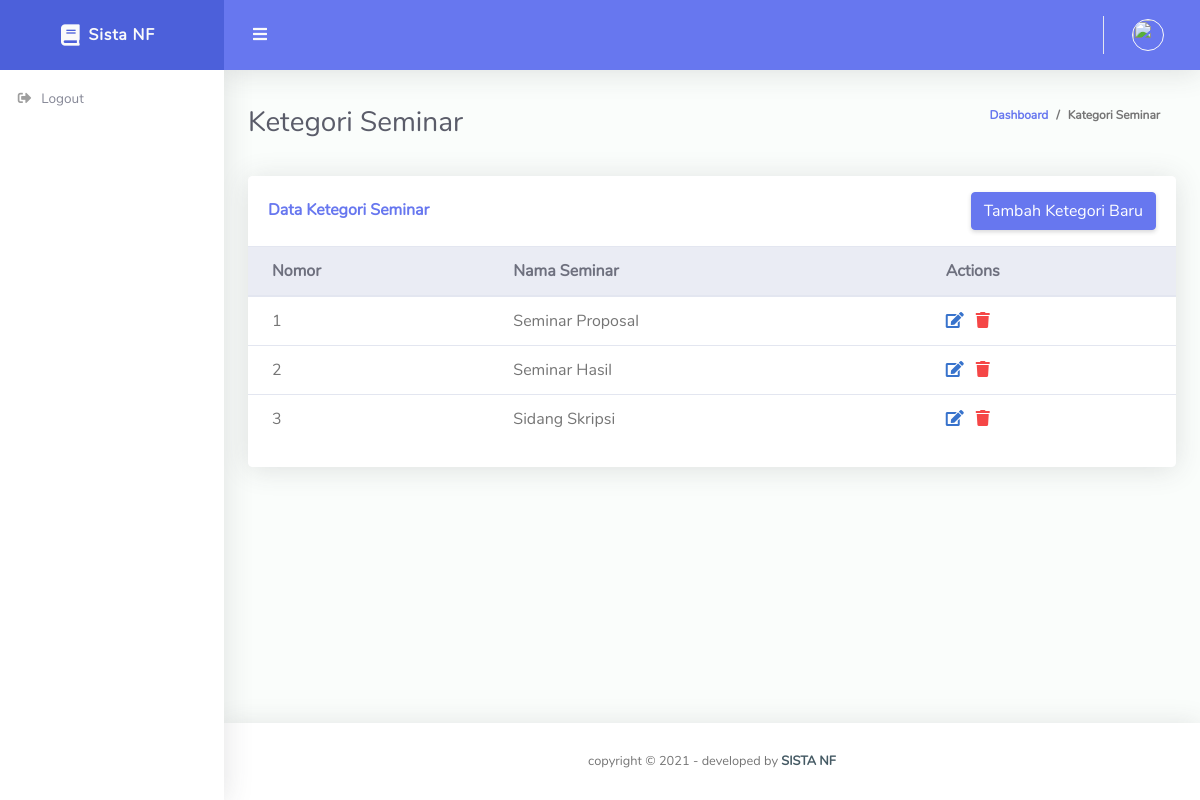
Page /index.php/kategori_seminar on the committed database.
### tables this page shows
CREATE TABLE `kategori_seminar` (
  `id` int(11) NOT NULL,
  `nama` varchar(45) DEFAULT NULL
);

### application/controllers/Kategori_Seminar.php (called while the page is built, shortened)
<?php
class Kategori_Seminar extends CI_Controller {
    public function __construct()
	{
		$this->load->model('user_model');
		$this->load->model('kategori_seminar_model');
		$this->load->library('form_validation');
	}
    public function index() {
            $data['title'] = 'Ketegori Seminar';
            $data['kategori_seminar'] = $this->kategori_seminar_model->getAll();
            $data['user'] = $this->user_model->checkUser($this->session->userdata('email'));
            $this->load->view('components/sidebar', $data);
            $this->load->view('components/header');
            $this->load->view('pages/admin/seminar/kategori/list', $data);
            $this->load->view('components/modal_logout');
            $this->load->view('components/footer');
        }
}

### index.php (called while the page is built, shortened)
<?php
require_once BASEPATH.'core/CodeIgniter.php';

### application/models/Kategori_Seminar_Model.php (called while the page is built, shortened)
<?php
class Kategori_Seminar_Model extends CI_Model {
    private $table = 'kategori_seminar';
    public function getAll() {
        $kategori = $this->db->get($this->table);
        return $kategori;
    }
}

### application/views/pages/admin/seminar/kategori/list.php (the view, shortened to what this page needs)
<div class="container-fluid" id="container-wrapper">
    <div class="d-sm-flex align-items-center justify-content-between mb-4">
        <h1 class="h3 mb-0 text-gray-800">Ketegori Seminar</h1>
        <ol class="breadcrumb">
            <li class="breadcrumb-item"><a href="<?= base_url('dashboard') ?>">Dashboard</a></li>
            <li class="breadcrumb-item active" aria-current="page">Kategori Seminar</li>
        </ol>
    </div>
    <div class="row">
        <div class="col-lg-12 mb-4">
            <div class="card">
                <div class="card-header py-3 d-flex flex-row align-items-center justify-content-between">
                    <h6 class="m-0 font-weight-bold text-primary">Data Ketegori Seminar</h6>
                    <a class="btn btn-primary" href="<?= base_url('kategori_seminar/tambah') ?>">Tambah Ketegori
                        Baru</a>
                </div>
                <div class="table-responsive">
                    <table class="table align-items-center table-flush">
                        <thead class="thead-light">
                            <tr>
                                <th>Nomor</th>
                                <th>Nama Seminar</th>
                                <th>Actions</th>
                            </tr>
                        </thead>
                        <tbody>
                            <?php
                            if($kategori_seminar->num_rows() < 1) : ?>
                            <tr>
                                <td colspan="7" style="text-align: center;">Maaf data tidak ada</td>
                            </tr>
                            <?php else: ?>
                            <?php
                            $nomor = 1;
                            foreach($kategori_seminar->result() as $row) : ?>
                            <tr>
                                <td><?= $nomor ?></td>
                                <td><?= $row->nama ?></td>
                                <td><a href="<?= base_url(); ?>kategori_seminar/edit/<?= $row->id; ?>" class="mr-2"
                                        title="Edit"><i class="fas fa-edit" style="color: #3873cc"></i></a>
                                    <a href="<?= base_url(); ?>kategori_seminar/delete/<?= $row->id; ?>" title="Delete"
                                        onclick="return confirm('Are u sure?')"><i class="fas fa-trash"
                                            style="color: #f54646"></i></a>
                                </td>
                            </tr>
                            <?php
                        $nomor++;
                        endforeach; ?>
                            <?php endif; ?>
                        </tbody>
                    </table>
                </div>
                <div class="card-footer"></div>
            </div>
        </div>
    </div>

### rows in the picture
kategori_seminar: nama "Seminar Proposal"
kategori_seminar: nama "Seminar Hasil"
kategori_seminar: nama "Sidang Skripsi"
